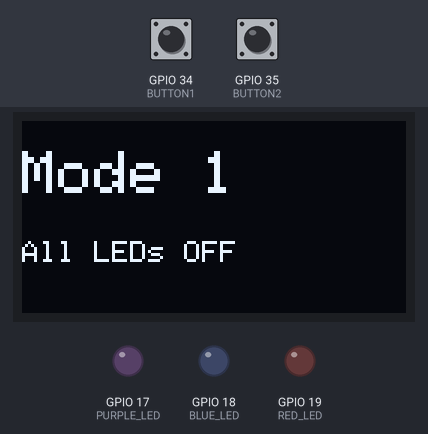
Simulated run of this program. Board: ESP32. Parts: 128×64 one-colour display, output pins drawn as LEDs (lit = HIGH). Dashed ring = blinking. The test bench sets the inputs (shaded band); at power-on: GPIO 34 (BUTTON1) HIGH, GPIO 35 (BUTTON2) HIGH.

Above: at 1.2 s.
1.3 s: GPIO 34 (BUTTON1) pulled LOW for 0.15 s
At 1.57 s:
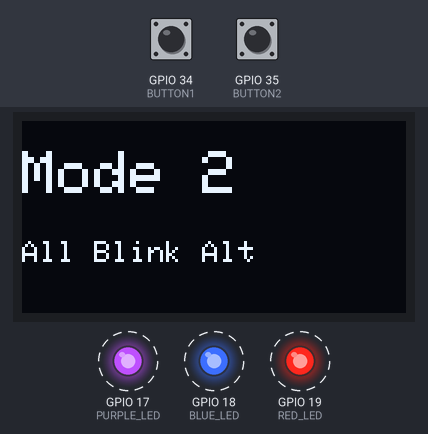
3.8 s: GPIO 35 (BUTTON2) pulled LOW for 0.15 s
At 5.0 s:
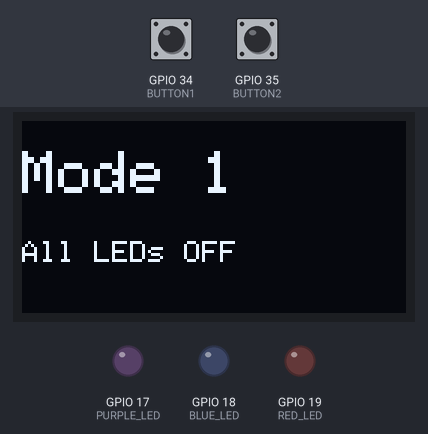
5.4 s: GPIO 34 (BUTTON1) pulled LOW for 1 s
At 5.8 s:
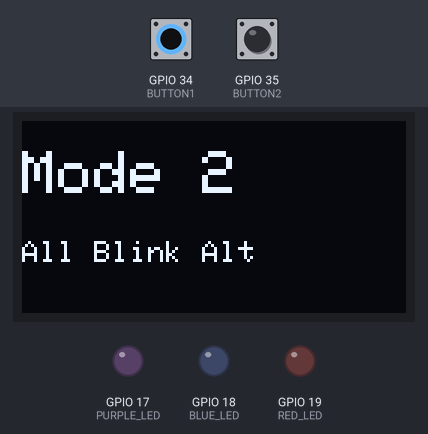
9.4 s: GPIO 34 (BUTTON1) pulled LOW for 0.15 s
At 10.4 s:
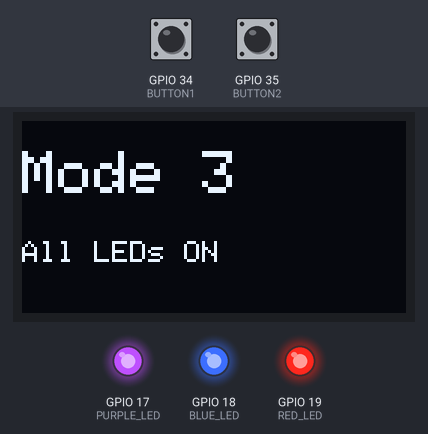
11.0 s: GPIO 34 (BUTTON1) pulled LOW for 3.2 s
At 11.17 s:
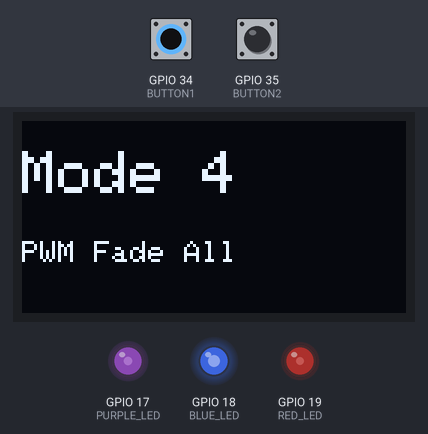
14.8 s: GPIO 35 (BUTTON2) pulled LOW for 1 s
At 15.7 s:
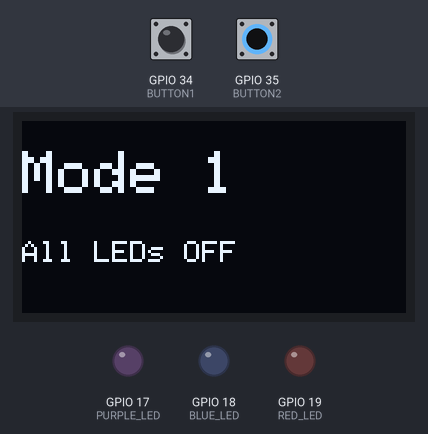
Timing chart, 0 to 17.8 s (numbered marks = the images above; inputs shaded):
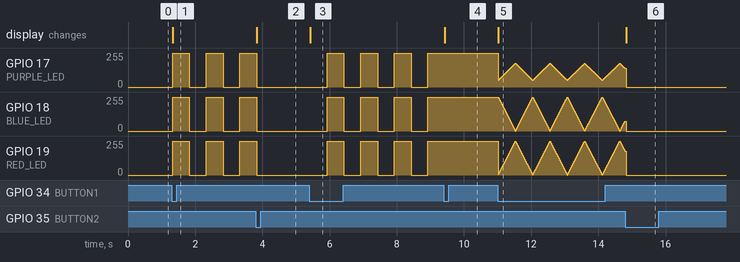

The program:

main.cpp
```cpp
//Rizwana Bashir
//23-NTU-CS-1088
#include <Arduino.h>
#include <Wire.h>
#include <Adafruit_GFX.h>
#include <Adafruit_SSD1306.h>

// --- OLED Configuration ---
#define SCREEN_WIDTH 128
#define SCREEN_HEIGHT 64
#define OLED_ADDR 0x3C
Adafruit_SSD1306 display(SCREEN_WIDTH, SCREEN_HEIGHT, &Wire, -1);

// --- Pin Definitions ---
#define BUTTON1 34
#define BUTTON2 35
#define RED_LED 19
#define BLUE_LED 18
#define PURPLE_LED 17

// --- Global Variables ---
int mode = 1;
bool lastButton1 = HIGH;
bool lastButton2 = HIGH;
unsigned long lastButtonTime = 0;

// Variables for blinking/fading
unsigned long lastBlinkTime = 0;
int blinkState = 0;
int fadeValue = 0;
int fadeDirection = 1;

// --- Function Prototype (required for PlatformIO) ---
void showMode();

void setup() {
  Serial.begin(115200);
  Wire.begin();  // I2C start for OLED

  // Initialize OLED
  if (!display.begin(SSD1306_SWITCHCAPVCC, OLED_ADDR)) {
    Serial.println(F("OLED initialization failed!"));
    while (true); // Stop if OLED fails
  }

  display.clearDisplay();
  display.setTextSize(1);
  display.setTextColor(SSD1306_WHITE);

  // Set pin modes
  pinMode(RED_LED, OUTPUT);
  pinMode(BLUE_LED, OUTPUT);
  pinMode(PURPLE_LED, OUTPUT);
  pinMode(BUTTON1, INPUT_PULLUP);
  pinMode(BUTTON2, INPUT_PULLUP);

  // Show initial mode
  showMode();
}

void loop() {
  bool button1State = digitalRead(BUTTON1);
  bool button2State = digitalRead(BUTTON2);

  // --- Mode Button ---
  if (button1State == LOW && lastButton1 == HIGH && millis() - lastButtonTime > 300) {
    mode++;
    if (mode > 4) mode = 1;
    showMode();
    lastButtonTime = millis();
  }

  // --- Reset Button ---
  if (button2State == LOW && lastButton2 == HIGH && millis() - lastButtonTime > 300) {
    mode = 1;
    showMode();
    lastButtonTime = millis();
  }

  lastButton1 = button1State;
  lastButton2 = button2State;

  // --- Mode Functions ---
  switch (mode) {
    case 1: // All OFF
      analogWrite(RED_LED, 0);
      analogWrite(BLUE_LED, 0);
      analogWrite(PURPLE_LED, 0);
      break;

    case 2: // All LEDs alternate blink together
      if (millis() - lastBlinkTime >= 500) {
        blinkState = !blinkState;
        analogWrite(RED_LED, blinkState ? 255 : 0);
        analogWrite(BLUE_LED, blinkState ? 255 : 0);
        analogWrite(PURPLE_LED, blinkState ? 255 : 0);
        lastBlinkTime = millis();
      }
      break;

    case 3: // All ON
      analogWrite(RED_LED, 255);
      analogWrite(BLUE_LED, 255);
      analogWrite(PURPLE_LED, 255);
      break;

    case 4: // PWM fade (non-blocking)
      if (millis() - lastBlinkTime >= 10) {
        fadeValue += fadeDirection * 5;
        if (fadeValue >= 255 || fadeValue <= 0) fadeDirection *= -1;

        analogWrite(RED_LED, fadeValue);
        analogWrite(BLUE_LED, 255 - fadeValue);
        analogWrite(PURPLE_LED, (fadeValue / 2) + 50);

        lastBlinkTime = millis();
      }
      break;
  }
}

// --- OLED Display Function ---
void showMode() {
  display.clearDisplay();
  display.setCursor(0, 10);
  display.setTextSize(2);
  display.print("Mode ");
  display.print(mode);
  display.setTextSize(1);
  display.setCursor(0, 40);

  switch (mode) {
    case 1: display.print("All LEDs OFF"); break;
    case 2: display.print("All Blink Alt"); break;
    case 3: display.print("All LEDs ON"); break;
    case 4: display.print("PWM Fade All"); break;
  }

  display.display();
}
```

Measured:
- after the input at 1.3 s, GPIO 17 (PURPLE_LED), GPIO 18 (BLUE_LED), GPIO 19 (RED_LED): alternates 255/255 for 0.50 s and 0/255 for 0.50 s, starting at once; the display: changes at once (image 1)
- after the input at 3.8 s, GPIO 17 (PURPLE_LED), GPIO 18 (BLUE_LED), GPIO 19 (RED_LED): goes on until 3.8 s, then stays 0/255; the display: changes at once (image 2)
- after the input at 5.4 s, GPIO 17 (PURPLE_LED), GPIO 18 (BLUE_LED), GPIO 19 (RED_LED): alternates 255/255 for 0.50 s and 0/255 for 0.50 s, starting after 0.53 s; the display: changes at once (image 3)
- after the input at 9.4 s, GPIO 17 (PURPLE_LED), GPIO 18 (BLUE_LED), GPIO 19 (RED_LED): stops changing and stays 255/255; the display: changes at once (image 4)
- after the input at 14.8 s, the display: changes at once (image 6)
